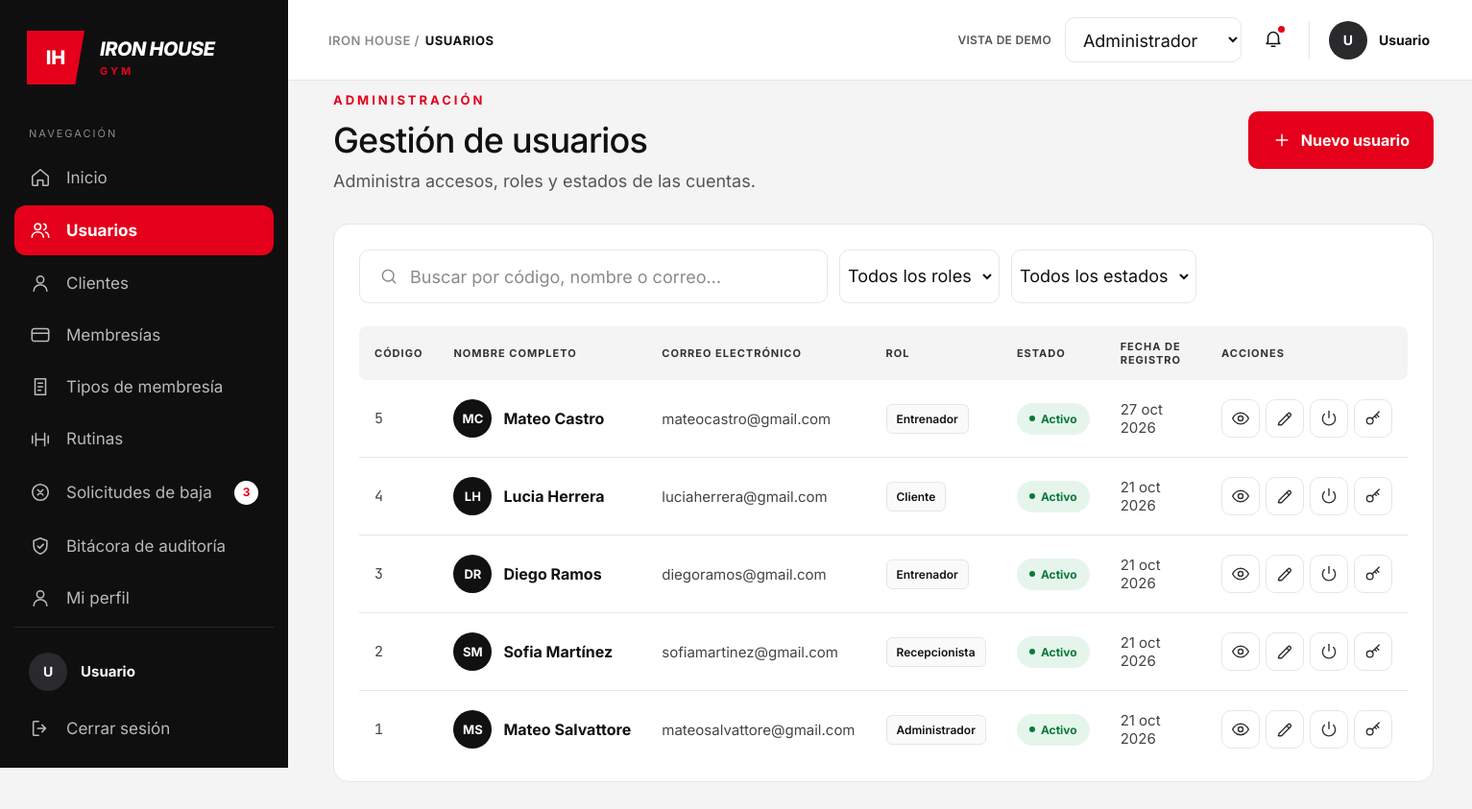
/admin/usuarios.php, run on the app's committed database.
### tables this page shows
CREATE TABLE `usuarios` (
  `id_usuario` int(11) NOT NULL,
  `nombre` varchar(50) NOT NULL,
  `apellido` varchar(50) NOT NULL,
  `rol` enum('Entrenador','Recepcionista','Administrador','Cliente') NOT NULL DEFAULT 'Cliente',
  `email` varchar(100) NOT NULL,
  `password` varchar(255) NOT NULL,
  `estado` enum('Activo','Inactivo') NOT NULL DEFAULT 'Activo',
  `fecha_creacion` timestamp NOT NULL DEFAULT current_timestamp() ON UPDATE current_timestamp()
);

### admin/usuarios.php (the view, shortened to what this page needs)
<?php
require_once __DIR__ . '/helpers.php';
require_once __DIR__ . '/conexion.php';
$usuario = [
    'nombre' => $_SESSION['nombre_completo'] ?? 'Usuario',
    'rol'    => $_SESSION['rol'] ?? ''
];
$paginaActual = 'usuarios';
$solicitudesBaja = 3;
$menu = [
    'inicio'      => ['Inicio', 'home', 'administrador_panel.php'],
    'usuarios'    => ['Usuarios', 'users', 'usuarios.php'],
    'clientes'    => ['Clientes', 'user', 'clientes.php'],
    'membresias'  => ['Membresías', 'card', 'membresias.php'],
    'tiposd'       => ['Tipos de membresía', 'doc', 'tipos.php'],
    'rutinas'     => ['Rutinas', 'dumbbell', 'rutinas.php'],
    'solicitudes' => ['Solicitudes de baja', 'x-circle', 'solicitudes.php'],
    'bitacora'    => ['Bitácora de auditoría', 'shield', 'bitacora.php'],
    'perfil'      => ['Mi perfil', 'user', 'perfil.php'],
];
$mesesCortos = [
    'ene', 'feb', 'mar', 'abr', 'may', 'jun',
    'jul', 'ago', 'sep', 'oct', 'nov', 'dic'
];
function fechaCorta(string $fecha, array $meses): string
{
    $d = new DateTimeImmutable($fecha);
    return $d->format('d') . ' '
        . $meses[(int)$d->format('n') - 1] . ' '
        . $d->format('Y');
}
$q = trim((string)($_GET['q'] ?? ''));
$usuarios = [];
$errorDb = '';
try {
    $sql = "SELECT id_usuario, nombre, apellido, email,
                   rol, estado, fecha_creacion
            FROM usuarios
            WHERE 1=1";
    $sql .= " ORDER BY id_usuario DESC";
    $stmt = mysqli_prepare($cnx, $sql);
    mysqli_stmt_execute($stmt);
    $resultado = mysqli_stmt_get_result($stmt);
    while ($fila = mysqli_fetch_assoc($resultado)) {
        $usuarios[] = $fila;
    }
} catch (Throwable $e) {
    error_log($e->getMessage());
    $errorDb = 'No se pudieron cargar los usuarios.';
}
?>
<!DOCTYPE html>
<html lang="es">
<head>
  <link rel="stylesheet" href="css/style.css">
  <link rel="stylesheet" href="css/usuarios.css">
  <link rel="stylesheet" href="css/modal.css">
</head>
<body>
<div class="layout">
  <aside class="sidebar">
    <div class="brand">
      <div class="brand-mark">IH</div>
      <div class="brand-text">
        <span class="brand-name">IRON HOUSE</span>
        <span class="brand-sub">GYM</span>
      </div>
    </div>
    <p class="nav-title">Navegación</p>
    <nav class="nav">
      <?php foreach ($menu as $clave => [$texto, $ico, $url]): ?>
        <a href="<?= e($url) ?>" class="nav-item <?= $clave === $paginaActual ? 'is-active' : '' ?>">
          <?= icono($ico, 22) ?>
          <span><?= e($texto) ?></span>
          <?php if ($clave === 'solicitudes' && $solicitudesBaja > 0): ?>
            <span class="badge-count"><?= $solicitudesBaja ?></span>
          <?php endif; ?>
        </a>
      <?php endforeach; ?>
    </nav>
    <div class="sidebar-footer">
      <div class="sidebar-user">
        <span class="avatar avatar-dark"><?= e(iniciales($usuario['nombre'])) ?></span>
        <div>
          <strong><?= e($usuario['nombre']) ?></strong>
        </div>
      </div>
      <a href="logout.php" class="nav-item" data-abrir-modal="modal-cerrar-sesion">
        <?= icono('logout', 22) ?><span>Cerrar sesión</span>
      </a>
    </div>
  </aside>
  <div class="main">
    <header class="topbar">
      <div class="breadcrumb"><span>IRON HOUSE /</span> <b>USUARIOS</b></div>
      <div class="topbar-right">
        <span class="demo-label">VISTA DE DEMO</span>
        <select class="role-select" aria-label="Rol de la vista de demo" onchange="redirigir(this)">
          <option value="administrador_panel.php" selected>Administrador</option>
        </select>
        <button class="bell" aria-label="Notificaciones">
          <?= icono('bell', 22) ?><i class="bell-dot"></i>
        </button>
        <div class="user-chip">
          <span class="avatar avatar-dark"><?= e(iniciales($usuario['nombre'])) ?></span>
          <div>
            <strong><?= e($usuario['nombre']) ?></strong>
          </div>
        </div>
      </div>
    </header>
    <main class="content">
      <div class="page-head">
        <div>
          <p class="eyebrow">ADMINISTRACIÓN</p>
          <h1>Gestión de usuarios</h1>
          <p class="lead lead-tight">Administra accesos, roles y estados de las cuentas.</p>
        </div>
        <button type="button" class="btn btn-red btn-icon" data-abrir-modal="modal-nuevo-usuario">
          <?= icono('plus', 20) ?>Nuevo usuario
        </button>
      </div>
      <section class="panel panel-table">
        <form method="get" class="toolbar">
          <label class="input input-search">
            <?= icono('search', 20) ?>
            <input type="search" name="q" value="<?= e($q) ?>" placeholder="Buscar por código, nombre o correo…">
          </label>
          <label class="input input-select">
            <select name="rol" onchange="this.form.submit()" aria-label="Filtrar por rol">
              <option value="">Todos los roles</option>
            </select>
          </label>
          <label class="input input-select">
            <select name="estado" onchange="this.form.submit()" aria-label="Filtrar por estado">
              <option value="">Todos los estados</option>
            </select>
          </label>
        </form>
        <div class="table-wrap">
          <table class="table">
            <thead>
              <tr>
                <th>Código</th>
                <th>Nombre completo</th>
                <th>Correo electrónico</th>
                <th>Rol</th>
                <th>Estado</th>
                <th>Fecha de registro</th>
                <th>Acciones</th>
              </tr>
            </thead>
            <tbody>
            <?php if ($errorDb !== ''): ?>
              <tr>
                <td colspan="7"><?= e($errorDb) ?></td>
              </tr>
            <?php else: ?>
              <?php foreach ($usuarios as $u): ?>
                <?php
                $id = (int)$u['id_usuario'];
                $nombreCompleto = $u['nombre'] . ' ' . $u['apellido'];
                $activo = $u['estado'] === 'Activo';
                ?>
                <tr>
                  <td class="mono">
                    <?= $id ?>
                  </td>
                  <td>
                    <div class="person">
                      <span class="avatar avatar-md">
                        <?= e(iniciales($nombreCompleto)) ?>
                      </span>
                      <strong><?= e($nombreCompleto) ?></strong>
                    </div>
                  </td>
                  <td class="muted-strong">
                    <?= e($u['email']) ?>
                  </td>
                  <td>
                    <span class="tag"><?= e($u['rol']) ?></span>
                  </td>
                  <td>
                    <span class="pill <?= $activo ? 'pill-ok' : 'pill-off' ?>">
                      <i></i>
                      <?= $activo ? 'Activo' : 'Inactivo' ?>
                    </span>
                  </td>
                  <td class="muted-strong">
                    <?= e(fechaCorta(
                      $u['fecha_creacion'],
                      $mesesCortos
                    )) ?>
                  </td>
                  <td class="text-center">
                    <div class="row-actions">
                      <a href="usuario-ver.php?id=<?= $id ?>"
                        class="icon-btn"
                        title="Ver usuario">
                        <?= icono('eye', 20) ?>
                      </a>
                      <a href="usuario-editar.php?id=<?= $id ?>"
                        class="icon-btn"
                        title="Editar usuario">
                        <?= icono('edit', 20) ?>
                      </a>
                      <form method="post" action="usuario-accion.php">
                        <?php if ($activo): ?>
                            <button type="submit"
                                    name="accion"
                                    value="desactivar"
                                    class="icon-btn icon-btn-danger"
                                    onclick="return confirm('¿Desactivar este usuario?')"
                                    title="Desactivar">
                                <?= icono('power', 20) ?>
                            </button>
                        <?php endif; ?>
                        <button type="submit"
                                name="accion"
                                value="restablecer"
                                class="icon-btn"
                                onclick="return confirm('¿Restablecer la contraseña?')"
                                title="Restablecer contraseña">
                            <?= icono('key', 20) ?>
                        </button>
                      </form>
                    </div>
                  </td>
                </tr>
              <?php endforeach; ?>
            <?php endif; ?>
            </tbody>
          </table>
        </div>
      </section>
    </main>
  </div>
</div>
</body>
</html>

### admin/helpers.php
<?php
function e(string $v): string
{
    return htmlspecialchars($v, ENT_QUOTES, 'UTF-8');
}
function iniciales(string $nombre): string
{
    $partes = preg_split('/\s+/', trim($nombre));
    $ini = '';
    foreach (array_slice($partes, 0, 2) as $p) {
        $ini .= mb_strtoupper(mb_substr($p, 0, 1));
    }
    return $ini;
}
function icono(string $nombre, int $size = 20): string
{
    static $paths = [
        'home'     => '<path d="M3 10.5 12 3l9 7.5V20a1 1 0 0 1-1 1h-5v-6H9v6H4a1 1 0 0 1-1-1z"/>',
        'users'    => '<circle cx="9" cy="8" r="3.5"/><path d="M2.5 20c0-3.6 2.9-6 6.5-6s6.5 2.4 6.5 6"/><path d="M16 4.6a3.5 3.5 0 0 1 0 6.8"/><path d="M18 14.3c2.2.7 3.5 2.6 3.5 5.7"/>',
        'user'     => '<circle cx="12" cy="8" r="4"/><path d="M4.5 21c0-4.2 3.4-7 7.5-7s7.5 2.8 7.5 7"/>',
        'card'     => '<rect x="2.5" y="5" width="19" height="14" rx="2.5"/><path d="M2.5 10h19"/>',
        'doc'      => '<path d="M6 3h12v18H6z"/><path d="M9.5 8h5M9.5 12h5M9.5 16h3"/>',
        'dumbbell' => '<path d="M3 8v8M7 5v14M17 5v14M21 8v8M7 12h10"/>',
        'x-circle' => '<circle cx="12" cy="12" r="9"/><path d="m9 9 6 6M15 9l-6 6"/>',
        'shield'   => '<path d="M12 3 4.5 6v5.5c0 4.5 3 8 7.5 9.5 4.5-1.5 7.5-5 7.5-9.5V6z"/><path d="m9 12 2.3 2.3L15.5 10"/>',
        'logout'   => '<path d="M10 4H5a1 1 0 0 0-1 1v14a1 1 0 0 0 1 1h5"/><path d="M14 8l4 4-4 4M18 12H9"/>',
        'bell'     => '<path d="M6 16V11a6 6 0 1 1 12 0v5l1.5 2h-15z"/><path d="M10 21h4"/>',
        'edit'     => '<path d="M4 20h4L19 9a2.1 2.1 0 0 0-3-3L5 17z"/><path d="m14.5 7.5 3 3"/>',
        'power'    => '<path d="M12 3v8"/><path d="M6.3 6.6a8 8 0 1 0 11.4 0"/>',
        'check-circle' => '<circle cx="12" cy="12" r="9"/><path d="m8.5 12.3 2.4 2.4 4.6-5"/>',
        'key'      => '<circle cx="8" cy="15" r="4"/><path d="m11 12 8.5-8.5M16 7l3 3M14 9l2 2"/>',
        'lock'     => '<rect x="5" y="11" width="14" height="10" rx="2.5"/><path d="M8 11V8a4 4 0 0 1 8 0v3"/>',
        'eye-off'  => '<path d="M3 3l18 18"/><path d="M10.6 5.2A9.7 9.7 0 0 1 12 5c6.4 0 10 7 10 7a17 17 0 0 1-3.2 3.9M6.6 6.6A17 17 0 0 0 2 12s3.6 7 10 7a9.6 9.6 0 0 0 4-.9"/><path d="M9.9 9.9a3 3 0 0 0 4.2 4.2"/>',
        'check'    => '<path d="m5 12.5 4.5 4.5L19 7.5"/>',
        'plus'     => '<path d="M12 5v14M5 12h14"/>',
        'eye'      => '<path d="M2 12s3.6-7 10-7 10 7 10 7-3.6 7-10 7S2 12 2 12z"/><circle cx="12" cy="12" r="3"/>',
        'search'   => '<circle cx="11" cy="11" r="7"/><path d="m20 20-3.5-3.5"/>',
        'trend'    => '<path d="m3 17 6-6 4 4 8-8"/><path d="M15 7h6v6"/>',
        'chevron'  => '<path d="m9 6 6 6-6 6"/>',
        'chevron-down' => '<path d="m6 9 6 6 6-6"/>',
    ];
    $p = $paths[$nombre] ?? '';
    return '<svg class="ico" width="' . $size . '" height="' . $size . '" viewBox="0 0 24 24" fill="none" '
         . 'stroke="currentColor" stroke-width="1.7" stroke-linecap="round" stroke-linejoin="round" aria-hidden="true">'
         . $p . '</svg>';
}

### admin/css/usuarios.css (style rules this page uses)
.btn-icon { gap: 10px; padding: 19px 24px; font-size: 16px; }
.panel-table { padding: 26px 26px 14px; }
.toolbar { display: flex; gap: 12px; margin-bottom: 24px; flex-wrap: wrap; }
.toolbar .input { height: 56px; }
.input-search { width: 488px; max-width: 100%; }
.input-select { padding: 0 12px; }
.input-select select { font-size: 18px; padding-right: 8px; }
.table-wrap { overflow-x: auto; }
.table { width: 100%; border-collapse: collapse; min-width: 1060px; }
.table thead th { background: #f4f4f4; text-align: left; font-size: 11px; font-weight: 700; letter-spacing: 1px; text-transform: uppercase; color: #333; padding: 14px 16px; }
.table thead th:first-child { border-radius: 8px 0 0 8px; }
.table thead th:last-child { border-radius: 0 8px 8px 0; }
.table tbody td { padding: 20px 16px; border-bottom: 1px solid var(--line); vertical-align: middle; font-size: 15px; }
.table tbody tr:last-child td { border-bottom: 0; }
.mono { font-family: "JetBrains Mono", ui-monospace, Menlo, Consolas, monospace; font-size: 13px; color: #444; white-space: nowrap; }
.muted-strong { color: #444; }
.person { display: flex; align-items: center; gap: 12px; }
.person strong { font-size: 16px; font-weight: 700; white-space: nowrap; }
.avatar-md { width: 40px; height: 40px; background: #111; font-size: 13px; }
.tag { display: inline-block; font-size: 12px; font-weight: 600; padding: 7px 10px; border: 1px solid var(--line); border-radius: 6px; background: #fafafa; white-space: nowrap; }
.pill { padding: 9px 13px; font-size: 12px; }
.row-actions { display: flex; align-items: center; gap: 6px; white-space: nowrap; }
.row-actions form { display: flex; gap: 6px; }
.icon-btn { position: relative; width: 40px; height: 40px; display: inline-grid; place-items: center; border: 1px solid var(--line); border-radius: 10px; background: #fff; color: #333; cursor: pointer; font: inherit; padding: 0; transition: background .15s, color .15s, border-color .15s; }

### data on the page
usuarios: id_usuario "5", iniciales($nombreCompleto) "MC", nombreCompleto "Mateo Castro", email "mateocastro@gmail.com", rol "Entrenador", estado "Activo", fecha_creacion "27 oct 2026", $size 20 (drawn)
usuarios: id_usuario "4", iniciales($nombreCompleto) "LH", nombreCompleto "Lucia Herrera", email "luciaherrera@gmail.com", rol "Cliente", estado "Activo", fecha_creacion "21 oct 2026", $size 20 (drawn)
usuarios: id_usuario "3", iniciales($nombreCompleto) "DR", nombreCompleto "Diego Ramos", email "diegoramos@gmail.com", rol "Entrenador", estado "Activo", fecha_creacion "21 oct 2026", $size 20 (drawn)
usuarios: id_usuario "2", iniciales($nombreCompleto) "SM", nombreCompleto "Sofia Martínez", email "sofiamartinez@gmail.com", rol "Recepcionista", estado "Activo", fecha_creacion "21 oct 2026", $size 20 (drawn)
usuarios: id_usuario "1", iniciales($nombreCompleto) "MS", nombreCompleto "Mateo Salvattore", email "mateosalvattore@gmail.com", rol "Administrador", estado "Activo", fecha_creacion "21 oct 2026", $size 20 (drawn)

### other printed values
$texto "Inicio"
$texto "Usuarios"
$texto "Clientes"
$texto "Membresías"
$texto "Tipos de membresía"
$texto "Rutinas"
$texto "Solicitudes de baja"
$texto "Bitácora de auditoría"
$texto "Mi perfil"
iniciales($usuario['nombre']) "U"
$usuario['nombre'] "Usuario"
